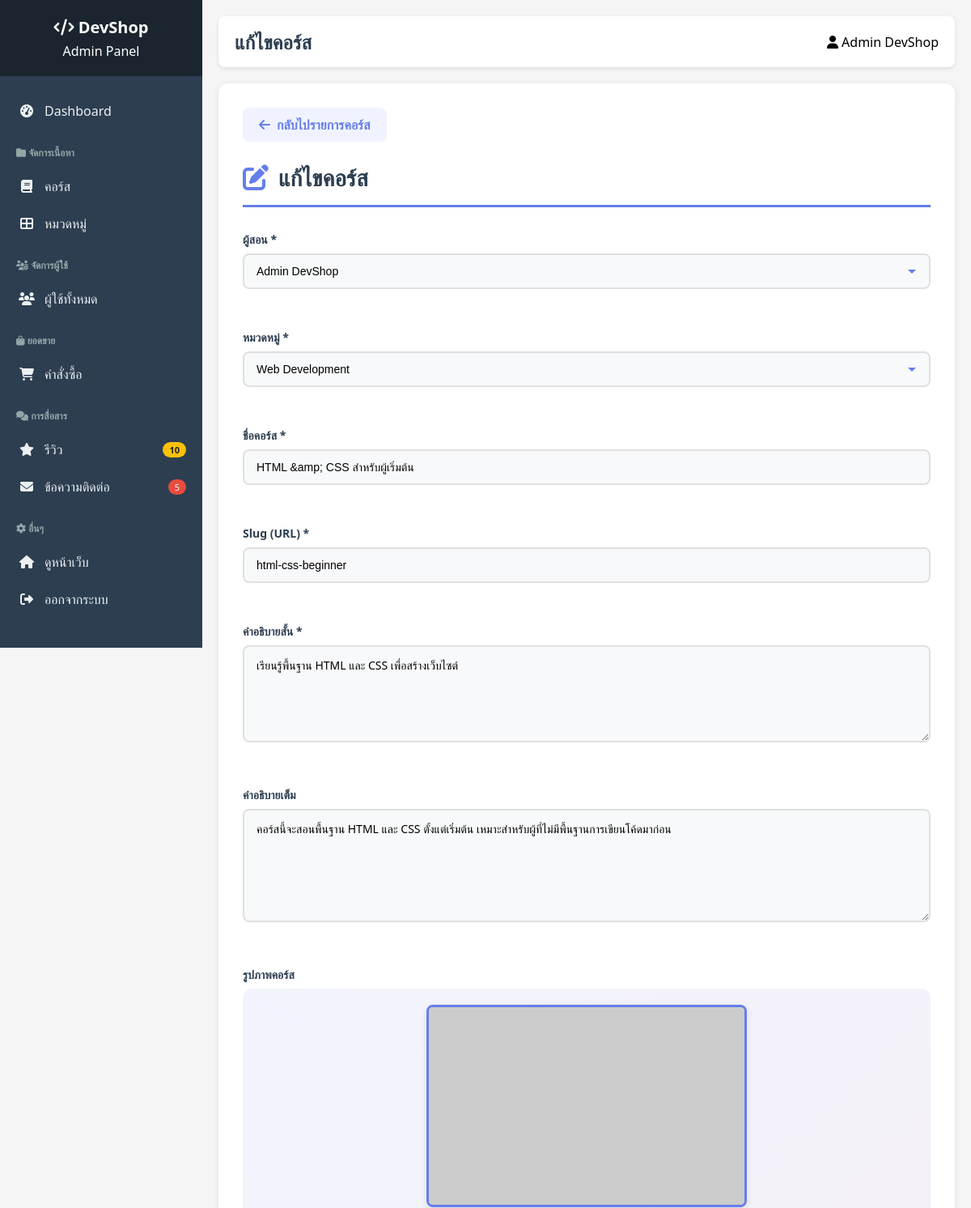
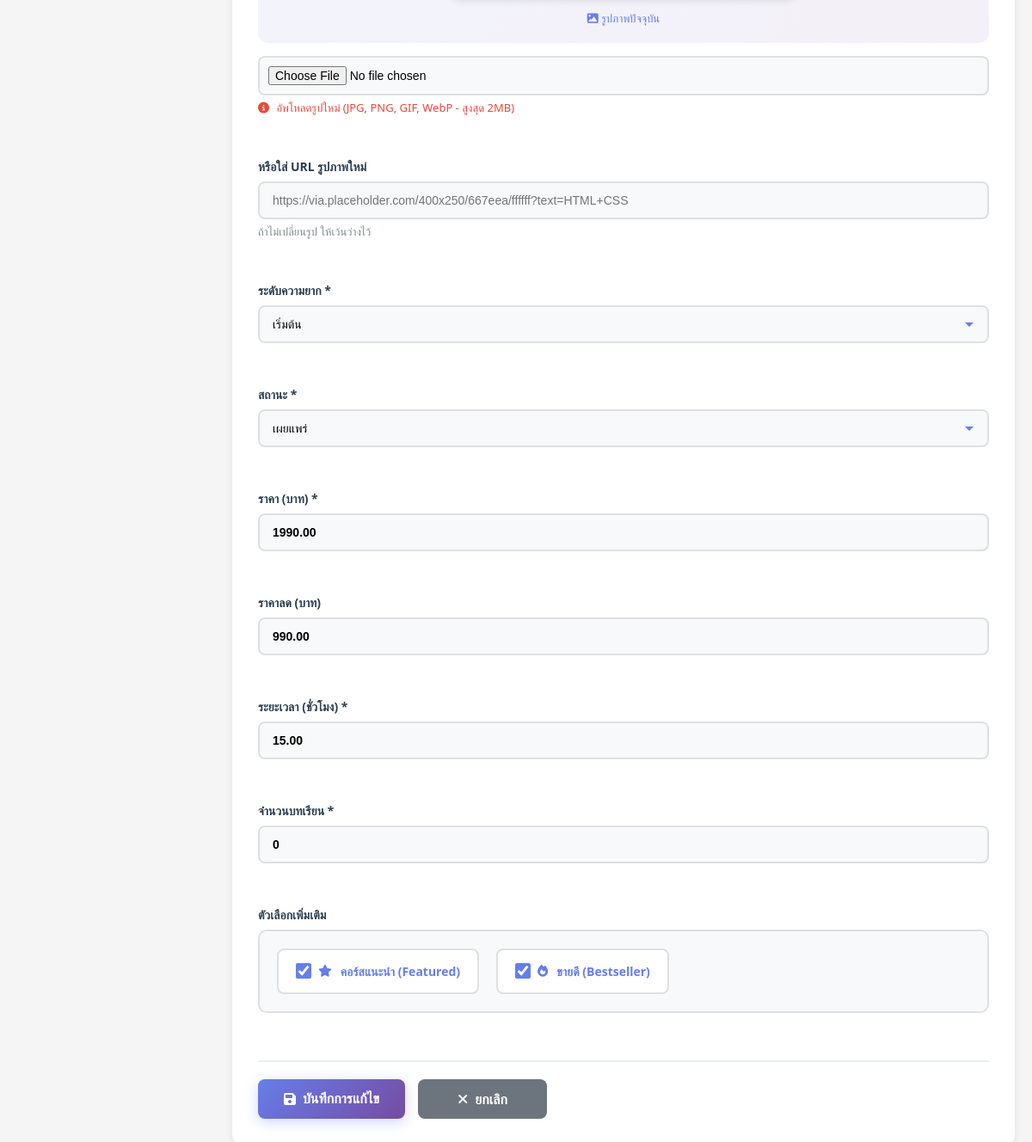
Page /admin/course_edit.php?id=1 (signed in) on the committed database (2 pictures, top to bottom).
### tables this page shows
CREATE TABLE `courses` (
  `course_id` int NOT NULL AUTO_INCREMENT,
  `instructor_id` int NOT NULL,
  `category_id` int NOT NULL,
  `course_title` varchar(200) NOT NULL,
  `course_slug` varchar(200) NOT NULL,
  `description` text,
  `short_description` varchar(500) DEFAULT NULL,
  `thumbnail` varchar(255) DEFAULT NULL,
  `level` enum('beginner','intermediate','advanced') DEFAULT 'beginner',
  `price` decimal(10,2) NOT NULL,
  `discount_price` decimal(10,2) DEFAULT NULL,
  `duration_hours` decimal(5,2) DEFAULT NULL,
  `total_lectures` int DEFAULT '0',
  `status` enum('draft','published','archived') DEFAULT 'draft',
  `featured` tinyint(1) DEFAULT '0',
  `bestseller` tinyint(1) DEFAULT '0',
  `created_at` timestamp NULL DEFAULT CURRENT_TIMESTAMP,
  `updated_at` timestamp NULL DEFAULT CURRENT_TIMESTAMP ON UPDATE CURRENT_TIMESTAMP,
  PRIMARY KEY (`course_id`),
  UNIQUE KEY `course_slug` (`course_slug`),
  KEY `idx_slug` (`course_slug`),
  KEY `idx_instructor` (`instructor_id`),
  KEY `idx_category` (`category_id`),
  KEY `idx_status` (`status`),
  KEY `idx_featured` (`featured`),
  CONSTRAINT `courses_ibfk_1` FOREIGN KEY (`instructor_id`) REFERENCES `users` (`user_id`) ON DELETE CASCADE,
  CONSTRAINT `courses_ibfk_2` FOREIGN KEY (`category_id`) REFERENCES `categories` (`category_id`) ON DELETE RESTRICT
);

CREATE TABLE `users` (
  `user_id` int NOT NULL AUTO_INCREMENT,
  `email` varchar(100) NOT NULL,
  `password` varchar(255) NOT NULL,
  `first_name` varchar(50) NOT NULL,
  `last_name` varchar(50) NOT NULL,
  `phone` varchar(20) DEFAULT NULL,
  `bio` text,
  `profile_image` varchar(255) DEFAULT NULL,
  `role` enum('student','instructor','admin') DEFAULT 'student',
  `status` enum('active','inactive','banned') DEFAULT 'active',
  `created_at` timestamp NULL DEFAULT CURRENT_TIMESTAMP,
  `updated_at` timestamp NULL DEFAULT CURRENT_TIMESTAMP ON UPDATE CURRENT_TIMESTAMP,
  PRIMARY KEY (`user_id`),
  UNIQUE KEY `email` (`email`),
  KEY `idx_email` (`email`),
  KEY `idx_role` (`role`)
);

CREATE TABLE `categories` (
  `category_id` int NOT NULL AUTO_INCREMENT,
  `category_name` varchar(100) NOT NULL,
  `category_slug` varchar(100) NOT NULL,
  `description` text,
  `icon` varchar(50) DEFAULT NULL,
  `display_order` int DEFAULT '0',
  `status` enum('active','inactive') DEFAULT 'active',
  `created_at` timestamp NULL DEFAULT CURRENT_TIMESTAMP,
  PRIMARY KEY (`category_id`),
  UNIQUE KEY `category_slug` (`category_slug`),
  KEY `idx_slug` (`category_slug`)
);

### includes/course_functions.php (called while the page is built, shortened)
<?php
function get_course_by_id_admin($course_id)
{
    global $conn;
    $course_id = intval($course_id);
    $sql = "SELECT c.*, cat.category_name, cat.icon,
            CONCAT(u.first_name, ' ', u.last_name) as instructor_name,
            u.profile_image as instructor_image,
            COALESCE(AVG(r.rating), 0) as avg_rating,
            COUNT(DISTINCT r.review_id) as total_reviews,
            COUNT(DISTINCT e.enrollment_id) as total_students
            FROM courses c
            LEFT JOIN categories cat ON c.category_id = cat.category_id
            LEFT JOIN users u ON c.instructor_id = u.user_id
            LEFT JOIN reviews r ON c.course_id = r.course_id AND r.status = 'approved'
            LEFT JOIN enrollments e ON c.course_id = e.course_id
            WHERE c.course_id = $course_id
            GROUP BY c.course_id";
    $result = $conn->query($sql);
    return $result ? $result->fetch_assoc() : null;
}
?>

### includes/category_functions.php (called while the page is built, shortened)
<?php
function get_all_categories()
{
    global $conn;
    $sql = "SELECT cat.*, COUNT(c.course_id) as course_count
            FROM categories cat
            LEFT JOIN courses c ON cat.category_id = c.category_id AND c.status = 'published'
            WHERE cat.status = 'active'
            GROUP BY cat.category_id
            ORDER BY cat.display_order ASC, cat.category_name ASC";
    $result = $conn->query($sql);
    return $result ? $result->fetch_all(MYSQLI_ASSOC) : [];
}
?>

### admin/course_edit.php (the view, shortened to what this page needs)
<?php
require_once '../includes/config.php';
require_once '../includes/category_functions.php';
require_once '../includes/course_functions.php';
$course_id = intval($_GET['id']);
$course = get_course_by_id_admin($course_id);
$categories = get_all_categories();
$instructors = $conn->query("SELECT user_id, first_name, last_name FROM users WHERE role IN ('instructor', 'admin')")->fetch_all(MYSQLI_ASSOC);
?>
<?php include 'includes/header.php'; ?>
<link rel="stylesheet" href="../assets/css/admin-reviews.css">
<div class="content-box form-container">
    <a href="courses.php" class="back-link">
        <i class="fas fa-arrow-left"></i> กลับไปรายการคอร์ส
    </a>
    <h2><i class="fas fa-edit"></i> แก้ไขคอร์ส</h2>
    <form method="POST" enctype="multipart/form-data">
        <div class="form-grid">
            <div class="form-group">
                <label>ผู้สอน *</label>
                <select name="instructor_id" required>
                    <?php foreach ($instructors as $instructor): ?>
                        <option value="<?php echo $instructor['user_id']; ?>"
                                <?php echo $course['instructor_id'] == $instructor['user_id'] ? 'selected' : ''; ?>>
                            <?php echo htmlspecialchars($instructor['first_name'] . ' ' . $instructor['last_name']); ?>
                        </option>
                    <?php endforeach; ?>
                </select>
            </div>
            <div class="form-group">
                <label>หมวดหมู่ *</label>
                <select name="category_id" required>
                    <?php foreach ($categories as $category): ?>
                        <option value="<?php echo $category['category_id']; ?>"
                                <?php echo $course['category_id'] == $category['category_id'] ? 'selected' : ''; ?>>
                            <?php echo htmlspecialchars($category['category_name']); ?>
                        </option>
                    <?php endforeach; ?>
                </select>
            </div>
            <div class="form-group full-width">
                <label>ชื่อคอร์ส *</label>
                <input type="text" name="course_title" required
                       value="<?php echo htmlspecialchars($course['course_title']); ?>">
            </div>
            <div class="form-group full-width">
                <label>Slug (URL) *</label>
                <input type="text" name="course_slug" required
                       value="<?php echo htmlspecialchars($course['course_slug']); ?>">
            </div>
            <div class="form-group full-width">
                <label>คำอธิบายสั้น *</label>
                <textarea name="short_description" required><?php echo htmlspecialchars($course['short_description']); ?></textarea>
            </div>
            <div class="form-group full-width">
                <label>คำอธิบายเต็ม</label>
                <textarea name="description" rows="5"><?php echo htmlspecialchars($course['description']); ?></textarea>
            </div>
            <div class="form-group full-width">
                <label>รูปภาพคอร์ส</label>
                <div id="image-preview" style="margin-bottom: 15px; text-align: center;">
                    <img id="preview-img" src="../<?php echo htmlspecialchars($course['thumbnail']); ?>"
                         alt="Preview" style="max-width: 400px; max-height: 250px; border-radius: 8px; border: 3px solid #667eea; box-shadow: 0 2px 8px rgba(0,0,0,0.1);">
                    <div style="margin-top: 8px; color: #667eea; font-size: 13px;">
                        <i class="fas fa-image"></i> รูปภาพปัจจุบัน
                    </div>
                </div>
                <input type="file" name="thumbnail" accept="image/*" id="thumbnail-input" onchange="previewImage(this)">
                <small style="color: #e74c3c; font-weight: 500;">
                    <i class="fas fa-info-circle"></i> อัพโหลดรูปใหม่ (JPG, PNG, GIF, WebP - สูงสุด 2MB)
                </small>
            </div>
            <div class="form-group full-width">
                <label>หรือใส่ URL รูปภาพใหม่</label>
                <input type="text" name="thumbnail_url" id="thumbnail_url"
                       placeholder="<?php echo htmlspecialchars($course['thumbnail']); ?>"
                       onchange="previewURL(this)">
                <small>ถ้าไม่เปลี่ยนรูป ให้เว้นว่างไว้</small>
            </div>
            <div class="form-group">
                <label>ระดับความยาก *</label>
                <select name="level" required>
                    <option value="beginner" <?php echo $course['level'] == 'beginner' ? 'selected' : ''; ?>>เริ่มต้น</option>
                </select>
            </div>
            <div class="form-group">
                <label>สถานะ *</label>
                <select name="status" required>
                    <option value="published" <?php echo $course['status'] == 'published' ? 'selected' : ''; ?>>เผยแพร่</option>
                </select>
            </div>
            <div class="form-group">
                <label>ราคา (บาท) *</label>
                <input type="number" name="price" step="0.01" required
                       value="<?php echo $course['price']; ?>">
            </div>
            <div class="form-group">
                <label>ราคาลด (บาท)</label>
                <input type="number" name="discount_price" step="0.01"
                       value="<?php echo $course['discount_price']; ?>">
            </div>
            <div class="form-group">
                <label>ระยะเวลา (ชั่วโมง) *</label>
                <input type="number" name="duration_hours" step="0.5" required
                       value="<?php echo $course['duration_hours']; ?>">
            </div>
            <div class="form-group">
                <label>จำนวนบทเรียน *</label>
                <input type="number" name="total_lectures" required
                       value="<?php echo $course['total_lectures']; ?>">
            </div>
            <div class="form-group full-width">
                <label>ตัวเลือกเพิ่มเติม</label>
                <div class="checkbox-group">
                    <div class="checkbox-item">
                        <input type="checkbox" name="featured" value="1" id="featured"
                               <?php echo $course['featured'] ? 'checked' : ''; ?>>
                        <label for="featured">
                            <i class="fas fa-star"></i> คอร์สแนะนำ (Featured)
                        </label>
                    </div>
                    <div class="checkbox-item">
                        <input type="checkbox" name="bestseller" value="1" id="bestseller"
                               <?php echo $course['bestseller'] ? 'checked' : ''; ?>>
                        <label for="bestseller">
                            <i class="fas fa-fire"></i> ขายดี (Bestseller)
                        </label>
                    </div>
                </div>
            </div>
        </div>
        <div class="button-group">
            <button type="submit" class="btn btn-primary">
                <i class="fas fa-save"></i> บันทึกการแก้ไข
            </button>
            <a href="courses.php" class="btn btn-secondary">
                <i class="fas fa-times"></i> ยกเลิก
            </a>
        </div>
    </form>
</div>
<?php include 'includes/footer.php'; ?>

### assets/css/admin-reviews.css (style rules this page uses)
.content-box { background: white; padding: 20px; border-radius: 8px; box-shadow: 0 2px 5px rgba(0,0,0,0.1); }
.form-container { width: 100%; max-width: none; }
.form-container h2 { font-size: 28px; color: #2c3e50; margin-bottom: 30px; padding-bottom: 15px; border-bottom: 3px solid #667eea; display: flex; align-items: center; gap: 12px; }
.form-container h2 i { color: #667eea; font-size: 32px; }
.form-group { margin-bottom: 25px; position: relative; }
.form-group label { display: block; margin-bottom: 8px; font-weight: 600; color: #2c3e50; font-size: 14px; }
.form-group label i { margin-right: 5px; color: #667eea; }
.form-group input[type="text"], .form-group input[type="email"], .form-group input[type="number"], .form-group input[type="password"], .form-group input[type="file"], .form-group textarea, .form-group select { width: 100%; padding: 12px 15px; border: 2px solid #e0e0e0; border-radius: 8px; font-size: 14px; transition: all 0.3s; background: #f8f9fa; }
.form-group input[type="file"] { padding: 10px; cursor: pointer; }
.form-group textarea { min-height: 120px; resize: vertical; font-family: inherit; line-height: 1.6; }
.btn-primary { background: linear-gradient(135deg, #667eea 0%, #764ba2 100%); color: white; padding: 12px 30px; border: none; border-radius: 8px; font-size: 16px; font-weight: 600; cursor: pointer; display: inline-flex; align-items: center; gap: 8px; text-decoration: none; transition: all 0.3s; box-shadow: 0 4px 15px rgba(102, 126, 234, 0.3); }
.btn-secondary { background: #6c757d; color: white; padding: 12px 30px; border: none; border-radius: 8px; font-size: 16px; font-weight: 600; cursor: pointer; text-decoration: none; display: inline-flex; align-items: center; gap: 8px; transition: all 0.3s; }
.form-grid { display: grid; grid-template-columns: repeat(auto-fit, minmax(350px, 1fr)); gap: 25px; }
.form-grid .full-width { grid-column: 1 / -1; }
@media (min-width: 900px) and (max-width: 1399px) { .form-grid { grid-template-columns: repeat(2, 1fr); } }
.form-group small { display: block; margin-top: 5px; font-size: 13px; color: #7f8c8d; }
.form-group small i { margin-right: 5px; }
.checkbox-group { display: flex; gap: 20px; flex-wrap: wrap; }
.checkbox-item { display: flex; align-items: center; gap: 8px; }
.checkbox-item input[type="checkbox"] { width: 18px; height: 18px; cursor: pointer; accent-color: #667eea; }
.checkbox-item label { margin: 0; cursor: pointer; font-weight: 500; color: #2c3e50; display: flex; align-items: center; gap: 5px; }
.checkbox-item label i { color: #667eea; }
.button-group { display: flex; gap: 15px; margin-top: 30px; padding-top: 20px; border-top: 2px solid #ecf0f1; }
.button-group button, .button-group .btn { min-width: 150px; justify-content: center; }
.back-link { display: inline-flex; align-items: center; gap: 8px; color: #667eea; text-decoration: none; margin-bottom: 20px; font-weight: 600; }
@media (max-width: 1200px) { .form-grid { grid-template-columns: 1fr; } }
.content-box { background: white; padding: 30px; border-radius: 12px; box-shadow: 0 2px 10px rgba(0,0,0,0.08); width: 100%; }
#image-preview { text-align: center; padding: 20px; background: linear-gradient(135deg, #667eea15 0%, #764ba215 100%); border-radius: 12px; margin-bottom: 20px; }
#preview-img { max-width: 500px; max-height: 300px; border-radius: 12px; border: 4px solid white; box-shadow: 0 8px 25px rgba(0,0,0,0.15); }
.form-group select { appearance: none; background-repeat: no-repeat; background-position: right 15px center; padding-right: 40px; }
.form-group input[type="number"] { font-weight: 600; }
.checkbox-group { background: #f8f9fa; padding: 20px; border-radius: 10px; border: 2px solid #e0e0e0; }
.checkbox-item { background: white; padding: 15px 20px; border-radius: 8px; border: 2px solid #e0e0e0; transition: all 0.3s; }
.checkbox-item input[type="checkbox"]:checked + label { color: #667eea; font-weight: 600; }
.back-link { display: inline-flex; align-items: center; gap: 8px; color: #667eea; text-decoration: none; margin-bottom: 25px; font-weight: 600; padding: 10px 20px; border-radius: 8px; background: #f0f3ff; transition: all 0.3s; }
.back-link i { font-size: 16px; }

### admin/includes/header.php (style rules this page uses)
* { margin: 0; padding: 0; box-sizing: border-box; }
body { font-family: 'Segoe UI', Tahoma, Geneva, Verdana, sans-serif; background: #f5f5f5; }
.btn { padding: 8px 15px; border-radius: 5px; text-decoration: none; transition: all 0.3s; }
.btn-primary { background: #667eea; color: white; }

### rows in the picture
courses: instructor_id "Admin DevShop", category_id "Web Development", course_title "HTML &amp; CSS สำหรับผู้เริ่มต้น", course_slug "html-css-beginner", short_description "เรียนรู้พื้นฐาน HTML และ CSS เพื่อสร้างเว็บไซต์", description "คอร์สนี้จะสอนพื้นฐาน HTML และ CSS ตั้งแต่เริ่มต้น เหมาะสำหรับผู้ที่ไม่มีพื้นฐานการเขียนโค้ดมาก่อน", thumbnail_url "https://via.placeholder.com/400x250/667eea/ffffff?text=HTML+CSS", level "เริ่มต้น", status "เผยแพร่", price "1990.00", discount_price "990.00", duration_hours "15.00", total_lectures "0", featured "☑", bestseller "☑"

### other values in the picture
$new_reviews "10"
$new_messages "5"
$page_title "แก้ไขคอร์ส"
$_SESSION['user_name'] "Admin DevShop"
